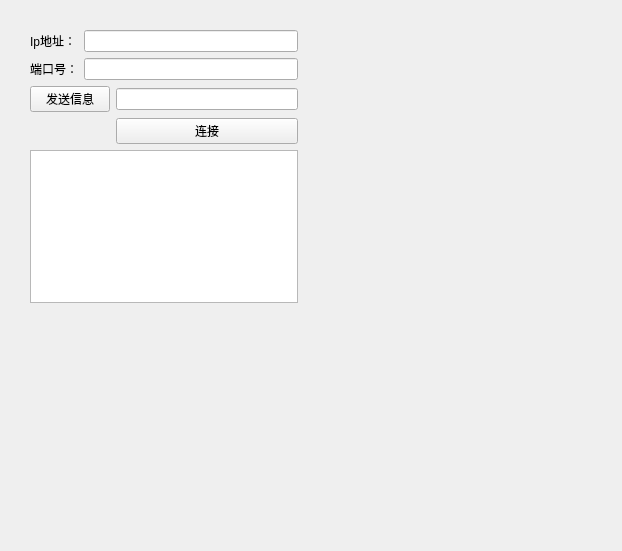
<?xml version="1.0" encoding="UTF-8"?>
<ui version="4.0">
 <class>Widget</class>
 <widget class="QWidget" name="Widget">
  <property name="geometry">
   <rect>
    <x>0</x>
    <y>0</y>
    <width>622</width>
    <height>551</height>
   </rect>
  </property>
  <property name="windowTitle">
   <string>Widget</string>
  </property>
  <widget class="QWidget" name="widget_2" native="true">
   <property name="geometry">
    <rect>
     <x>30</x>
     <y>30</y>
     <width>268</width>
     <height>273</height>
    </rect>
   </property>
   <layout class="QGridLayout" name="gridLayout">
    <item row="3" column="2">
     <widget class="QLineEdit" name="SendEdit"/>
    </item>
    <item row="3" column="0" colspan="2">
     <widget class="QPushButton" name="SendBtn">
      <property name="text">
       <string>发送信息</string>
      </property>
     </widget>
    </item>
    <item row="1" column="0">
     <widget class="QLabel" name="label">
      <property name="text">
       <string>Ip地址：</string>
      </property>
     </widget>
    </item>
    <item row="2" column="0">
     <widget class="QLabel" name="label_2">
      <property name="text">
       <string>端口号：</string>
      </property>
     </widget>
    </item>
    <item row="2" column="1" colspan="2">
     <widget class="QLineEdit" name="PortEdit"/>
    </item>
    <item row="5" column="0" colspan="3">
     <widget class="QTextEdit" name="GetText"/>
    </item>
    <item row="1" column="1" colspan="2">
     <widget class="QLineEdit" name="IpEdit"/>
    </item>
    <item row="4" column="2">
     <widget class="QPushButton" name="btn">
      <property name="text">
       <string>连接</string>
      </property>
     </widget>
    </item>
   </layout>
  </widget>
 </widget>
 <resources/>
 <connections/>
</ui>
